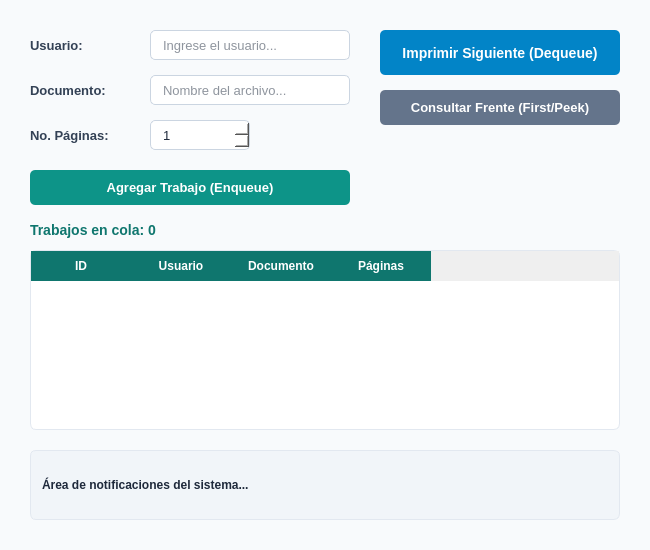
<?xml version="1.0" encoding="UTF-8"?>
<ui version="4.0">
 <class>DialogImpresora</class>
 <widget class="QDialog" name="DialogImpresora">
  <property name="geometry">
   <rect>
    <x>0</x>
    <y>0</y>
    <width>650</width>
    <height>550</height>
   </rect>
  </property>
  <property name="windowTitle">
   <string>Cola de Impresión - Laboratorio de Cómputo</string>
  </property>
  <property name="styleSheet">
   <string notr="true">/* Fondo del diálogo principal */
QDialog {
    background-color: #f8fafc;
    font-family: &quot;Segoe UI&quot;, Arial, sans-serif;
}

/* Estilo general para etiquetas de texto (Labels) */
QLabel {
    color: #334155;
    font-size: 13px;
    font-weight: 500;
}

/* Títulos o etiquetas destacadas */
QLabel#lbl_total_pendientes {
    font-size: 14px;
    font-weight: bold;
    color: #0f766e; /* Verde azulado oscuro */
}

/* Caja de mensajes de estado */
QLabel#lbl_mensajes {
    background-color: #f1f5f9;
    border: 1px solid #e2e8f0;
    border-radius: 6px;
    padding: 8px;
    color: #1e293b;
    font-size: 12px;
}

/* Campos de texto y SpinBox */
QLineEdit, QSpinBox {
    background-color: #ffffff;
    border: 1px solid #cbd5e1;
    border-radius: 5px;
    padding: 5px 10px;
    color: #1e293b;
    font-size: 13px;
}

QLineEdit:focus, QSpinBox:focus {
    border: 2px solid #0d9488; /* Enfoque color teal */
    background-color: #f0fdfa;
}

/* Estilo para los botones */
QPushButton {
    background-color: #0d9488; /* Teal principal */
    color: #ffffff;
    border: none;
    border-radius: 5px;
    font-size: 13px;
    font-weight: bold;
    padding: 6px;
}

QPushButton:hover {
    background-color: #0f766e; /* Teal más oscuro al pasar el cursor */
}

QPushButton:pressed {
    background-color: #115e59;
}

/* Botón de &quot;Imprimir Siguiente&quot; destacado (acción principal) */
QPushButton#btn_imprimir {
    background-color: #0284c7; /* Azul */
    font-size: 14px;
}

QPushButton#btn_imprimir:hover {
    background-color: #0369a1;
}

/* Botón de &quot;Consultar Frente&quot; secundario */
QPushButton#btn_frente {
    background-color: #64748b; /* Gris pizarra */
}

QPushButton#btn_frente:hover {
    background-color: #475569;
}

/* Estilo de la Tabla (QTableWidget) */
QTableWidget {
    background-color: #ffffff;
    border: 1px solid #e2e8f0;
    gridline-color: #f1f5f9;
    border-radius: 6px;
    color: #334155;
    font-size: 12px;
}

QHeaderView::section {
    background-color: #0f766e;
    color: #ffffff;
    padding: 6px;
    font-weight: bold;
    border: none;
    font-size: 12px;
}

QTableWidget::item {
    padding: 5px;
}

QTableWidget::item:selected {
    background-color: #ccfbf1;
    color: #0f766e;
}</string>
  </property>
  <widget class="QLineEdit" name="txt_usuario">
   <property name="geometry">
    <rect>
     <x>150</x>
     <y>30</y>
     <width>200</width>
     <height>30</height>
    </rect>
   </property>
   <property name="placeholderText">
    <string>Ingrese el usuario...</string>
   </property>
  </widget>
  <widget class="QLineEdit" name="txt_documento">
   <property name="geometry">
    <rect>
     <x>150</x>
     <y>75</y>
     <width>200</width>
     <height>30</height>
    </rect>
   </property>
   <property name="placeholderText">
    <string>Nombre del archivo...</string>
   </property>
  </widget>
  <widget class="QSpinBox" name="spin_paginas">
   <property name="geometry">
    <rect>
     <x>150</x>
     <y>120</y>
     <width>100</width>
     <height>30</height>
    </rect>
   </property>
   <property name="minimum">
    <number>1</number>
   </property>
   <property name="maximum">
    <number>9999</number>
   </property>
  </widget>
  <widget class="QLabel" name="lbl_user">
   <property name="geometry">
    <rect>
     <x>30</x>
     <y>35</y>
     <width>110</width>
     <height>20</height>
    </rect>
   </property>
   <property name="text">
    <string>Usuario:</string>
   </property>
  </widget>
  <widget class="QLabel" name="lbl_doc">
   <property name="geometry">
    <rect>
     <x>30</x>
     <y>80</y>
     <width>110</width>
     <height>20</height>
    </rect>
   </property>
   <property name="text">
    <string>Documento:</string>
   </property>
  </widget>
  <widget class="QLabel" name="lbl_pags">
   <property name="geometry">
    <rect>
     <x>30</x>
     <y>125</y>
     <width>110</width>
     <height>20</height>
    </rect>
   </property>
   <property name="text">
    <string>No. Páginas:</string>
   </property>
  </widget>
  <widget class="QPushButton" name="btn_agregar">
   <property name="geometry">
    <rect>
     <x>30</x>
     <y>170</y>
     <width>320</width>
     <height>35</height>
    </rect>
   </property>
   <property name="text">
    <string>Agregar Trabajo (Enqueue)</string>
   </property>
  </widget>
  <widget class="QPushButton" name="btn_imprimir">
   <property name="geometry">
    <rect>
     <x>380</x>
     <y>30</y>
     <width>240</width>
     <height>45</height>
    </rect>
   </property>
   <property name="text">
    <string>Imprimir Siguiente (Dequeue)</string>
   </property>
  </widget>
  <widget class="QPushButton" name="btn_frente">
   <property name="geometry">
    <rect>
     <x>380</x>
     <y>90</y>
     <width>240</width>
     <height>35</height>
    </rect>
   </property>
   <property name="text">
    <string>Consultar Frente (First/Peek)</string>
   </property>
  </widget>
  <widget class="QTableWidget" name="tbl_pendientes">
   <property name="geometry">
    <rect>
     <x>30</x>
     <y>250</y>
     <width>590</width>
     <height>180</height>
    </rect>
   </property>
   <column>
    <property name="text">
     <string>ID</string>
    </property>
   </column>
   <column>
    <property name="text">
     <string>Usuario</string>
    </property>
   </column>
   <column>
    <property name="text">
     <string>Documento</string>
    </property>
   </column>
   <column>
    <property name="text">
     <string>Páginas</string>
    </property>
   </column>
  </widget>
  <widget class="QLabel" name="lbl_total_pendientes">
   <property name="geometry">
    <rect>
     <x>30</x>
     <y>220</y>
     <width>300</width>
     <height>20</height>
    </rect>
   </property>
   <property name="text">
    <string>Trabajos en cola: 0</string>
   </property>
  </widget>
  <widget class="QLabel" name="lbl_mensajes">
   <property name="geometry">
    <rect>
     <x>30</x>
     <y>450</y>
     <width>590</width>
     <height>70</height>
    </rect>
   </property>
   <property name="text">
    <string>Área de notificaciones del sistema...</string>
   </property>
   <property name="wordWrap">
    <bool>true</bool>
   </property>
  </widget>
 </widget>
 <resources/>
 <connections/>
</ui>
